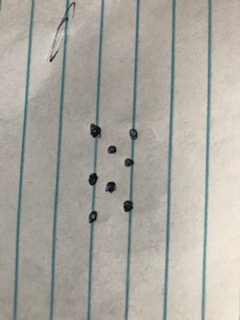
#> input picture openCv demos/002 demo count item/IMG_3.jpg, 240 x 320 px
$ python count_items.py
#> lines starting #> are read from the running program, lines starting #| are printed output that depends on the picture; after the words box and inside, x2 and y2 are one past the last pixel; in counts of white or black regions, pixels touching at a corner belong together
import cv2
import numpy as np
import matplotlib.pyplot as plt

image=cv2.imread('IMG_3.jpg')
#> image is the input picture: shape (320, 240, 3); mean B, G, R 161, 168.9, 172.3
gray=cv2.cvtColor(image,cv2.COLOR_BGR2GRAY)
plt.imshow(gray,cmap='gray')

blur=cv2.GaussianBlur(gray,(11,11),0)
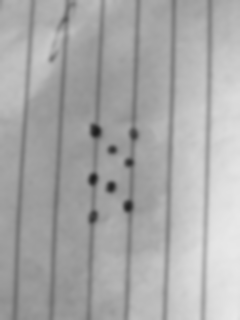
#> blur: shape (320, 240); min 29, max 232, mean 169
plt.imshow(blur,cmap='gray')


canny=cv2.Canny(blur,30,150,3)
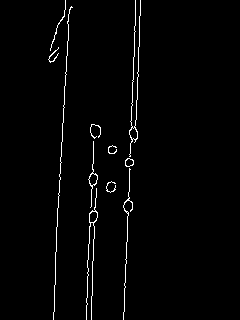
#> canny: shape (320, 240); 1.8% white in thin lines or dots, all inside (x1, y1, x2, y2) = (48, 0, 141, 320)
plt.imshow(canny,cmap='gray')

dilated=cv2.dilate(canny,(1,1),iterations=2)
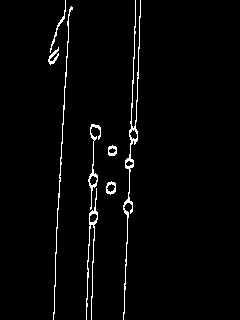
#> dilated: shape (320, 240); 2.5% white in thin lines or dots, all inside (x1, y1, x2, y2) = (48, 0, 141, 320)
plt.imshow(dilated,cmap="gray")

(cnt,heirarchy)=cv2.findContours(dilated.copy(),cv2.RETR_EXTERNAL,cv2.CHAIN_APPROX_NONE)
#> cnt = 8 contours; box (x1, y1, x2, y2) and area: (123, 0, 141, 320) 285, (88, 124, 101, 210) 156, (86, 188, 98, 320) 134, (106, 181, 116, 195) 94, (108, 145, 117, 156) 70, (53, 6, 73, 320) 62, (48, 47, 59, 65) 50, (50, 0, 66, 53) 39
rgb=cv2.cvtColor(image,cv2.COLOR_BGR2RGB)
cv2.drawContours(rgb,cnt,-1,(0,255,0),2)
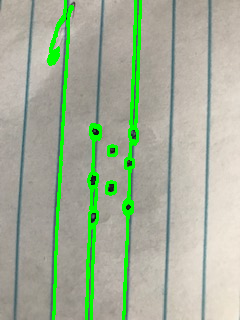
#> rgb: shape (320, 240, 3); mean R, G, B 164.1, 175.9, 152.8

plt.imshow(rgb)


print('count is :',len(cnt))
#| count is : 8

$ run again, with openCv demos/002 demo count item/IMG_4.jpg copied over openCv demos/002 demo count item/IMG_3.jpg
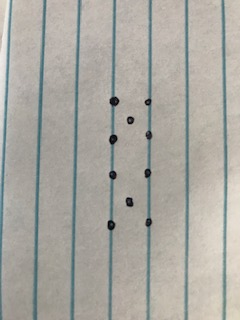
#> input picture openCv demos/002 demo count item/IMG_4.jpg, 240 x 320 px
#> image is the input picture: shape (320, 240, 3); mean B, G, R 161.6, 168.3, 170.8
#> `canny=cv2.Canny(blur,30,150,3)`:
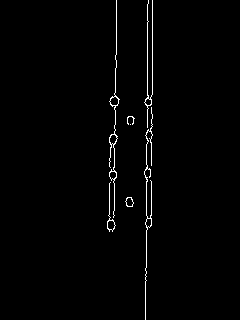
#> canny: shape (320, 240); 1.3% white in thin lines or dots, all inside (x1, y1, x2, y2) = (107, 0, 153, 320)
#> cnt = 5 contours, 1 with area under 20; largest, box (x1, y1, x2, y2) and area: (107, 0, 120, 234) 636, (144, 0, 153, 320) 564, (125, 197, 134, 209) 70, (127, 116, 135, 127) 24
#> `cv2.drawContours(rgb,cnt,-1,(0,255,0),2)`:
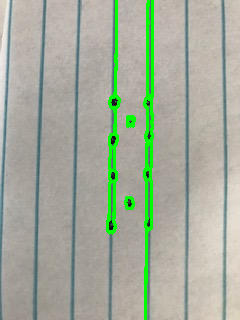
#> rgb: shape (320, 240, 3); mean R, G, B 164.9, 172.9, 155.8
#| count is : 5
